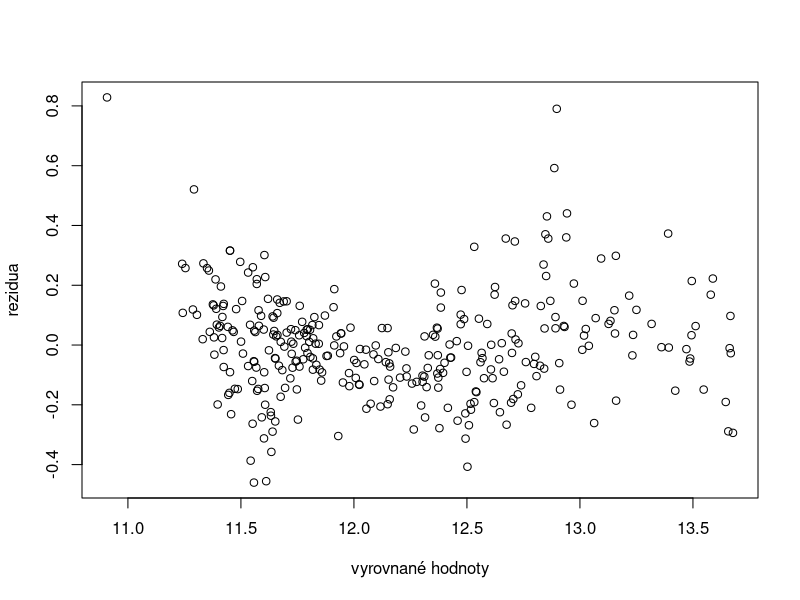
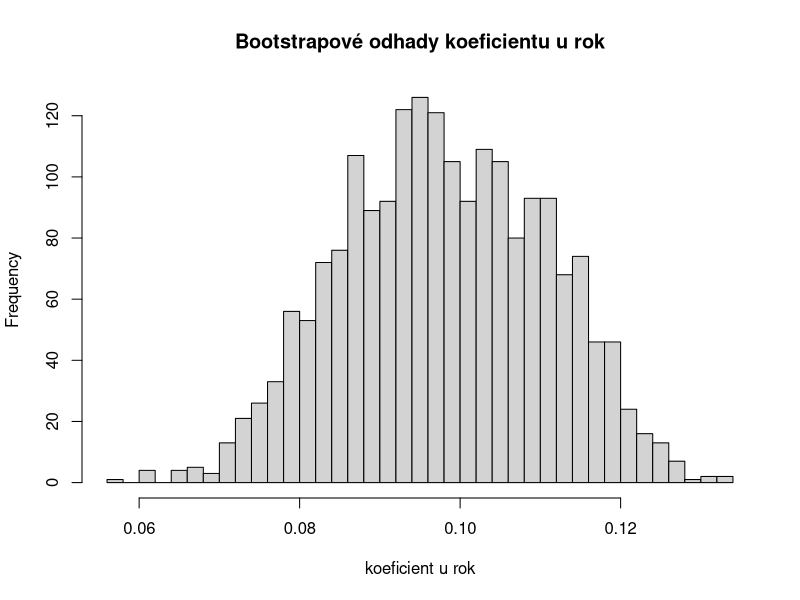

These charts were generated, in order, by the following R code:
# =============================================================================
# 4EK453 Principy ekonometrie – Přednáška 6: Robustní statistická indukce
# Jan Zouhar, Katedra ekonometrie FIS VŠE v Praze
#
# Skript reprodukuje všechny výsledky z prezentace. Spouštějte ho z kořene
# složky kurzu (data se čtou z podsložky data/).
# Řádky „# ---- název ----“ označují bloky, které se zobrazují v prezentaci.
#
# Potřebné balíčky: sandwich, lmtest, car
#   install.packages(c("sandwich", "lmtest", "car"))
# =============================================================================

# ---- nastaveni ----
options(scipen = 10)  # raději víc číslic než vědecký zápis (0.109 místo 1.090e-01)
library(sandwich)     # sendvičové odhady varianční matice: vcovHC(), vcovCL(), NeweyWest()
library(lmtest)       # coeftest(), bptest(), lrtest()
library(car)          # linearHypothesis(), deltaMethod()
set.seed(453)         # bootstrap a simulace jsou náhodné; seed zajistí stejné výsledky
se <- function(V) sqrt(diag(V))  # směrodatné chyby = odmocniny z diagonály varianční matice


# =============================================================================
# Ojeté škodovky: model z přednášky 5
# =============================================================================

# ---- skoda-model ----
sk <- read.csv("data/skoda.csv", sep = ";", fileEncoding = "CP1250")
sk$palivo <- factor(sk$palivo)  # faktor: úrovně zůstanou i ve výběrech bez LPG (8 aut)
m <- lm(log(cena) ~ I(km/1000) + rok + model + kombi + palivo, data = sk)

# ---- skoda-se ----
# Tři odhady směrodatných chyb pro tentýž model
se_klasicke <- se(vcov(m))                  # z sigma^2 (X'X)^{-1}, předpokládá homoskedasticitu
se_HC3      <- se(vcovHC(m, type = "HC3"))  # sendvič
round(cbind(odhad = coef(m), se_klasicke, se_HC3), 5)

# ---- skoda-rezidua ----
# Heteroskedasticita: rezidua vs. vyrovnané hodnoty; Breuschův-Paganův test
plot(fitted(m), resid(m), xlab = "vyrovnané hodnoty", ylab = "rezidua")
bptest(m)

# ---- skoda-HC ----
# Varianty sendviče: HC0 (White), HC1, HC3
V <- list(klasicke = vcov(m),
          HC0 = vcovHC(m, type = "HC0"),
          HC1 = vcovHC(m, type = "HC1"),
          HC3 = vcovHC(m, type = "HC3"))
round(sapply(V, se), 5)

# ---- skoda-coeftest ----
# Výpis koeficientů s robustními směrodatnými chybami, t-statistikami a p-hodnotami
coeftest(m, vcov = vcovHC(m, type = "HC3"))


# ---- mc-uvod ----
# =============================================================================
# Monte Carlo: pokrytí 95% intervalů spolehlivosti při heteroskedasticitě
# =============================================================================
# Populační model: y = 1 + 1*x + u, x ~ Exp(1), u = x * e, e ~ N(0, 1),
# tj. var(u | x) = x^2 (rozptyl roste s x). Zajímá nás, v kolika procentech
# výběrů obsahuje 95% interval spolehlivosti skutečnou hodnotu beta_1 = 1.

# ---- mc-pokryti ----
pokryti <- function(n, R = 1000) {
  vysledky <- replicate(R, {
    x <- rexp(n)
    y <- 1 + 1*x + x * rnorm(n)
    mm <- lm(y ~ x)
    c_krit <- qt(0.975, df = n - 2)
    chyby <- c(klasicke = sqrt(vcov(mm)[2, 2]),
               HC0 = sqrt(vcovHC(mm, type = "HC0")[2, 2]),
               HC3 = sqrt(vcovHC(mm, type = "HC3")[2, 2]))
    abs(coef(mm)[2] - 1) <= c_krit * chyby  # TRUE = interval pokrývá beta_1
  })
  rowMeans(vysledky)
}
pokryti_tab <- sapply(c(n_30 = 30, n_100 = 100, n_1000 = 1000), pokryti)
pokryti_tab  # podíl výběrů, ve kterých 95% interval pokryl skutečnou hodnotu


# ---- wages-uvod ----
# =============================================================================
# Mzdy v panelu: 595 lidí, každý pozorován 7 let (4,165 řádků)
# =============================================================================
# lwage … log mzdy, exper … roky praxe, wks … odpracované týdny v roce,
# ed … roky vzdělání, union, sex, black, married, smsa (bydlí ve městě),
# id … identifikátor člověka, time … rok (1–7)

# ---- wages-model ----
w <- read.csv("data/Wages.csv")
mw <- lm(lwage ~ exper + I(exper^2) + wks + ed + union + sex + black + married + smsa,
         data = w)

# ---- wages-cluster ----
# shluk = člověk (id)
V_CL <- vcovCL(mw, cluster = ~ id, type = "HC1")
round(cbind(odhad = coef(mw), klasicke = se(vcov(mw)),
            HC1 = se(vcovHC(mw, type = "HC1")),
            shlukove = se(V_CL)), 5)

# ---- wages-coeftest ----
coeftest(mw, vcov = V_CL)


# ---- okun-uvod ----
# =============================================================================
# Časové řady: Okunův zákon (čtvrtletní data)
# =============================================================================
# unemp … míra nezaměstnanosti (%), growth … čtvrtletní růst HDP (%)

# ---- okun-hac ----
ok <- read.csv("data/okun2.csv", sep = ";")
# změna nezaměstnanosti
ok$d_unemp <- c(NA, diff(ok$unemp))
mo <- lm(d_unemp ~ growth, data = ok)
V_NW <- NeweyWest(mo, lag = 4, prewhite = FALSE)
round(cbind(odhad = coef(mo), klasicke = se(vcov(mo)),
            HC1 = se(vcovHC(mo, type = "HC1")),
            NeweyWest = se(V_NW)), 5)


# ---- bootstrap-uvod ----
# =============================================================================
# Bootstrap
# =============================================================================

# ---- bootstrap-smycka ----
# Párový bootstrap: losujeme s vracením celá pozorování
n <- nrow(sk)
B <- 2000  # počet replikací
bs <- matrix(NA, nrow = B, ncol = length(coef(m)),
             dimnames = list(NULL, names(coef(m))))
for (b in 1:B) {
  vyber <- sample(n, n, replace = TRUE)  # s vracením
  bs[b, ] <- coef(lm(formula(m), data = sk[vyber, ]))
}
sum(is.na(bs[, "palivoLPG"]))  # replikace bez LPG
# sd napříč replikacemi
se_boot <- apply(bs, 2, sd, na.rm = TRUE)
round(cbind(se_klasicke, se_HC3, se_boot), 5)

# ---- bootstrap-hist ----
hist(bs[, "rok"], breaks = 50, main = "Bootstrapové odhady koeficientu u rok",
     xlab = "koeficient u rok")

# ---- bootstrap-shluky ----
# Panel: losujeme celé lidi (všech 7 let jednoho člověka najednou)
radky_cloveka <- split(seq_len(nrow(w)), w$id)   # pro každé id čísla jeho řádků
N_lidi <- length(radky_cloveka)
B_w <- 1000
bs_poz <- bs_shl <- matrix(NA, nrow = B_w, ncol = length(coef(mw)),
                           dimnames = list(NULL, names(coef(mw))))
for (b in 1:B_w) {
  # (a) chybně: losujeme jednotlivé řádky
  vyber_poz <- sample(nrow(w), nrow(w), replace = TRUE)
  bs_poz[b, ] <- coef(lm(formula(mw), data = w[vyber_poz, ]))
  # (b) správně: losujeme lidi a bereme všechny jejich řádky
  lide <- sample(N_lidi, N_lidi, replace = TRUE)
  vyber_shl <- unlist(radky_cloveka[lide])
  bs_shl[b, ] <- coef(lm(formula(mw), data = w[vyber_shl, ]))
}
round(cbind(shlukove    = se(V_CL),
            boot_radky  = apply(bs_poz, 2, sd),
            boot_shluky = apply(bs_shl, 2, sd)), 5)

# ---- vrchol ----
# Vrchol mzdového profilu: -b1 / (2 b2)
vrchol <- function(b)
  -b[["exper"]] / (2 * b[["I(exper^2)"]])
vrchol(coef(mw))  # bodový odhad
# vrchol v každé replikaci (bootstrap po lidech)
vrcholy_bs <- apply(bs_shl, 1, vrchol)
sd(vrcholy_bs)    # bootstrapová se
quantile(vrcholy_bs, c(0.025, 0.975))  # 95% CI

# ---- vrchol-delta ----
# Pro srovnání: delta metoda (lineární aproximace funkce odhadů)
deltaMethod(mw, "-b1 / (2*b2)", parameterNames = paste0("b", 0:9), vcov. = V_CL)


# ---- jackknife-uvod ----
# =============================================================================
# Jackknife
# =============================================================================

# ---- jackknife ----
# Vynecháme postupně každé pozorování a model odhadneme znovu
jk <- t(sapply(1:n, function(i) coef(lm(formula(m), data = sk[-i, ]))))
jk_prumer <- colMeans(jk)
V_jk <- (n - 1) / n * crossprod(sweep(jk, 2, jk_prumer))  # (n-1)/n * součet čtverců odchylek
round(cbind(se_HC3, se_jackknife = se(V_jk)), 5)


# ---- fgls-uvod ----
# =============================================================================
# Vážené nejmenší čtverce (FGLS)
# =============================================================================

# ---- fgls ----
# 1. model rozptylu: log(û^2) vysvětlujeme pomocí regresorů
sk$log_u2 <- log(resid(m)^2)
pomocna <- lm(update(formula(m), log_u2 ~ .), data = sk)
vahy <- 1 / exp(fitted(pomocna))  # 1 / odhad rozptylu
# 2. vážené nejmenší čtverce + robustní se
m_wls <- lm(formula(m), data = sk, weights = vahy)
round(cbind(OLS = coef(m), se_OLS = se_HC3,
            WLS = coef(m_wls),
            se_WLS = se(vcovHC(m_wls, type = "HC3"))), 5)


# ---- testy-uvod ----
# =============================================================================
# Porovnávání modelů: záleží cena na palivu?
# =============================================================================

# ---- robust-F ----
H0 <- c("palivodiesel = 0", "palivoLPG = 0")
linearHypothesis(m, H0)              # klasický F-test
linearHypothesis(m, H0,              # robustní (Waldův) test
                 vcov. = vcovHC(m, type = "HC3"))

# ---- wlrlm ----
m0 <- update(m, . ~ . - palivo)  # bez paliva
SSR_U <- deviance(m)    # neomezený model
SSR_R <- deviance(m0)   # omezený model
c(W  = n * (SSR_R - SSR_U) / SSR_U,
  LR = n * log(SSR_R / SSR_U),
  LM = n * (SSR_R - SSR_U) / SSR_R,
  mF = 2 * linearHypothesis(m, H0)$F[2],  # m = 2
  krit = qchisq(0.95, df = 2))

# ---- lm-pomocna ----
# LM = n * R^2 z pomocné regrese: rezidua omezeného
# modelu vysvětlujeme pomocí všech regresorů
pom <- lm(update(formula(m), resid(m0) ~ .), data = sk)
n * summary(pom)$r.squared

# ---- lrtest ----
lrtest(m0, m)   # LR test přímo z log-věrohodností obou modelů


# ---- trojice-hladina ----
# Skutečná hladina W, LR a LM (s kritickou hodnotou chi^2) a F-testu, když H0 platí:
# 4 regresory, testujeme 2 restrikce (beta_3 = beta_4 = 0), nominální hladina 5 %
set.seed(4535)
hladina <- function(n, R = 5000) {
  zamitnuti <- replicate(R, {
    X <- cbind(1, matrix(rnorm(n * 4), n, 4))
    y <- drop(X[, 1:3] %*% c(1, 1, 1)) + rnorm(n)  # H0 platí
    SSR_U <- sum(lm.fit(X, y)$residuals^2)
    SSR_R <- sum(lm.fit(X[, 1:3], y)$residuals^2)
    c(W  = n * (SSR_R - SSR_U) / SSR_U > qchisq(0.95, 2),
      LR = n * log(SSR_R / SSR_U) > qchisq(0.95, 2),
      LM = n * (SSR_R - SSR_U) / SSR_R > qchisq(0.95, 2),
      F  = (SSR_R - SSR_U) / 2 / (SSR_U / (n - 5)) > qf(0.95, 2, n - 5))
  })
  rowMeans(zamitnuti)  # podíl zamítnutí platné H0
}
hladiny <- sapply(c(15, 30, 100, 1000), hladina)
colnames(hladiny) <- paste0("n=", c(15, 30, 100, 1000))
round(hladiny, 3)

# ---- lrm3-uvod ----
# =============================================================================
# Doplněk: LRM.3 a numerická přesnost (rok a jeho mocniny)
# =============================================================================
# Matice X s regresory year, year^2, year^3 má matematicky plnou hodnost,
# počítač ji ale kvůli konečné přesnosti za regulární nepovažuje.

# ---- lrm3-numerika ----
set.seed(2005)
roky <- data.frame(year = rep(1990:2020, each = 20))
roky$t <- roky$year - 2005  # vycentrovaný rok
roky$y <- 0.02*roky$t - 0.00003*roky$t^3 +
  rnorm(nrow(roky), sd = 0.3)
coef(lm(y ~ year + I(year^2) + I(year^3), data = roky))
coef(lm(y ~ t + I(t^2) + I(t^3), data = roky))

# ---- lrm3-kappa ----
# kappa: kolikrát se může zvětšit relativní
# chyba; při kappa kolem 10^d ztratíme zhruba
# d ze 16 platných číslic
X2 <- model.matrix(~ year + I(year^2), roky)
kappa(X2, exact = TRUE)  # 10^11: lm() zvládne
# vzorec (X'X)^(-1): kappa(X'X) = kappa(X)^2
chyba <- tryCatch(solve(crossprod(X2)),
                  error = conditionMessage)
cat(strwrap(chyba, 40), sep = "\n")

# ---- lrm3-kappa-kubicky ----
# Kubický model: kappa před a po vycentrování roku
kappa(model.matrix(~ year + I(year^2) + I(year^3), data = roky), exact = TRUE)
kappa(model.matrix(~ t + I(t^2) + I(t^3), data = roky), exact = TRUE)
